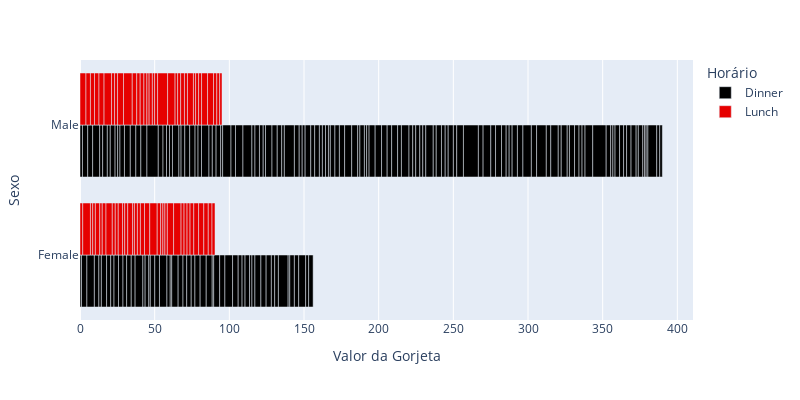

The notebook cell this image was saved under:
### Markdown cell above
### Gráfico de barras horizontais agrupadas

### Code cell
px.bar(df, 
       x="Valor da Gorjeta", 
       y="Sexo",
       color="Horário", 
       barmode="group",
       color_discrete_sequence=px.colors.sequential.Blackbody,
       orientation='h',
       width=800, 
       height=400
      )

### Figure 1 — Plotly figure (JSON) as saved in the notebook; plotly's stock layout.template omitted (floating-point values rounded to 4 significant figures; data arrays with more than 128 entries replaced by an {"elided": "..."} marker saying what was removed)
{"data": [{"alignmentgroup": "True", "hovertemplate": "Horário=Dinner<br>Valor da Gorjeta=%{x}<br>Sexo=%{y}<extra></extra>", "legendgroup": "Dinner", "marker": {"color": "rgb(0, 0, 0)", "pattern": {"shape": ""}}, "name": "Dinner", "offsetgroup": "Dinner", "orientation": "h", "showlegend": true, "textposition": "auto", "type": "bar", "x": {"elided": "176 float values"}, "xaxis": "x", "y": {"elided": "176 str values"}, "yaxis": "y"}, {"alignmentgroup": "True", "hovertemplate": "Horário=Lunch<br>Valor da Gorjeta=%{x}<br>Sexo=%{y}<extra></extra>", "legendgroup": "Lunch", "marker": {"color": "rgb(230,0,0)", "pattern": {"shape": ""}}, "name": "Lunch", "offsetgroup": "Lunch", "orientation": "h", "showlegend": true, "textposition": "auto", "type": "bar", "x": [4, 3, 2.71, 3, 3.4, 1.83, 5, 2.03, 5.17, 2, 4, 5.85, 3, 1.5, 1.8, 2.92, 2.31, 1.68, 2.5, 2, 2.52, 4.2, 1.48, 2, 2, 2.18, 1.5, 2.83, 1.5, 2, 3.25, 1.25, 2, 2, 2, 2.75, 3.5, 6.7, 5, 5, 2.3, 1.5, 1.36, 1.63, 1.73, 2, 4.19, 2.56, 2.02, 4, 1.44, 2, 5, 2, 2, 4, 2.01, 2, 2.5, 4, 3.23, 2.2, 3.48, 1.92, 3, 1.58, 2.5, 2], "xaxis": "x", "y": ["Male", "Male", "Male", "Male", "Male", "Female", "Male", "Male", "Female", "Male", "Male", "Male", "Male", "Female", "Female", "Female", "Male", "Female", "Male", "Male", "Female", "Female", "Male", "Female", "Female", "Male", "Male", "Female", "Female", "Female", "Female", "Female", "Female", "Female", "Male", "Female", "Female", "Male", "Male", "Female", "Female", "Female", "Female", "Female", "Male", "Male", "Female", "Male", "Male", "Male", "Male", "Male", "Female", "Female", "Male", "Male", "Female", "Female", "Female", "Male", "Female", "Male", "Female", "Male", "Female", "Male", "Female", "Female"], "yaxis": "y"}], "layout": {"barmode": "group", "height": 400, "legend": {"title": {"text": "Horário"}, "tracegroupgap": 0}, "margin": {"t": 60}, "width": 800, "xaxis": {"anchor": "y", "autorange": true, "domain": [0, 1], "range": [0, 410.5], "title": {"text": "Valor da Gorjeta"}, "type": "linear"}, "yaxis": {"anchor": "x", "autorange": true, "domain": [0, 1], "range": [-0.5, 1.5], "title": {"text": "Sexo"}, "type": "category"}}}
